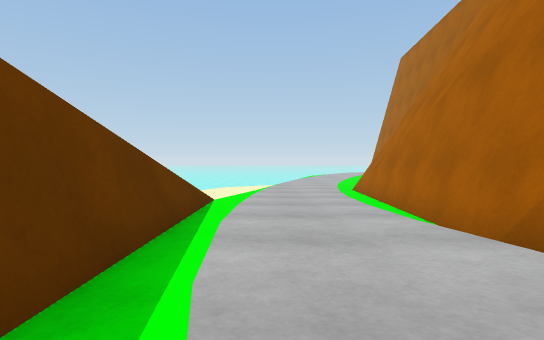
[1] (above)

24 first-person views from a walk through a Unity game level. The camera is 0.54 m above the floor, tilts 2° down and sees 80° across. The floor is counted in squares, 1 m on a side. Each view is taken from the middle of a square. On the plan, view 1 faces up. The plan holds only what a view shows up to about 9 squares ahead; the rest is blank. The place goes on beyond the plan. Surface patterns are stand-ins for the level's own textures.

[2]
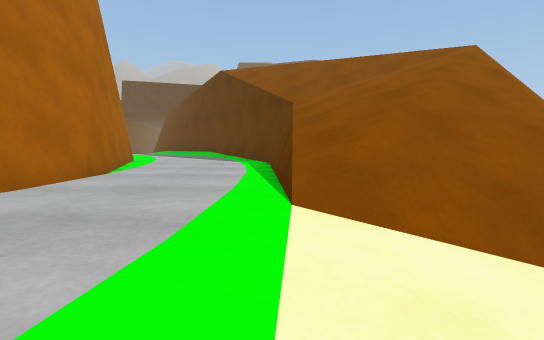

[3]
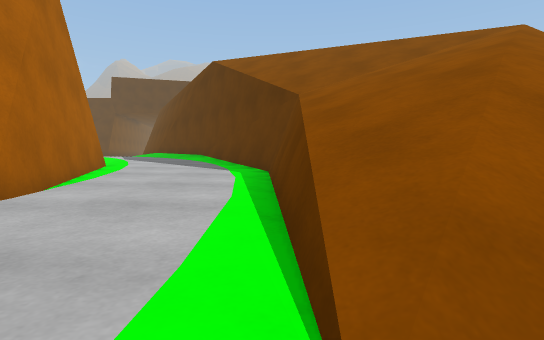

[4]
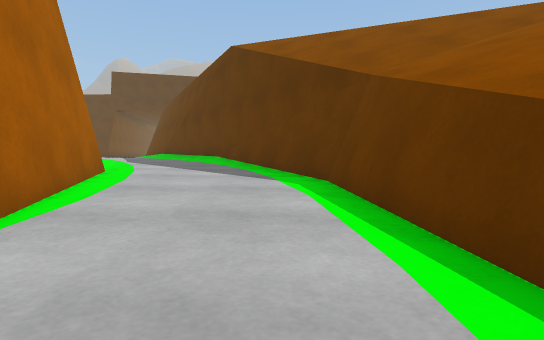

[5]
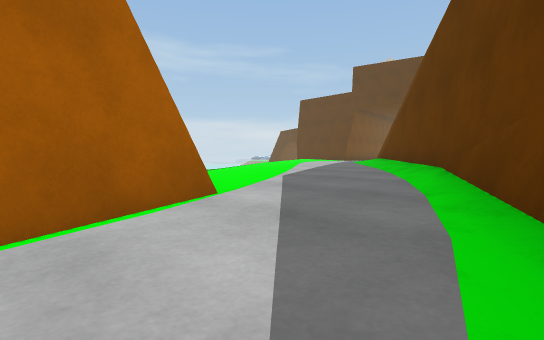

[6]
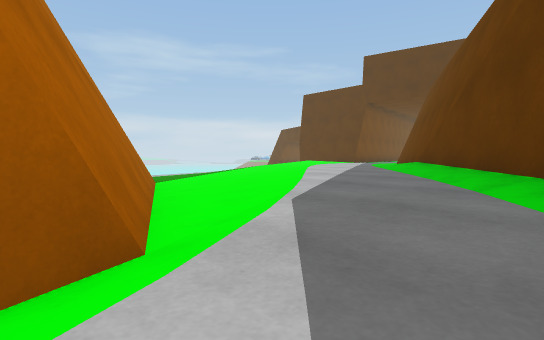

[7]
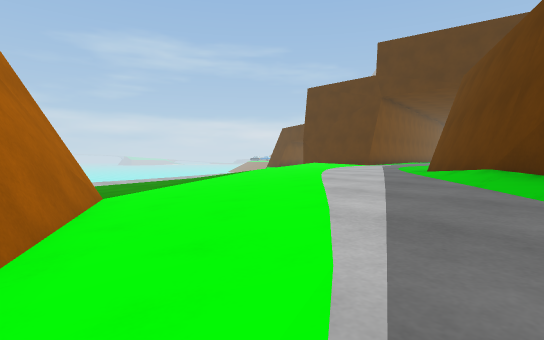

[8]
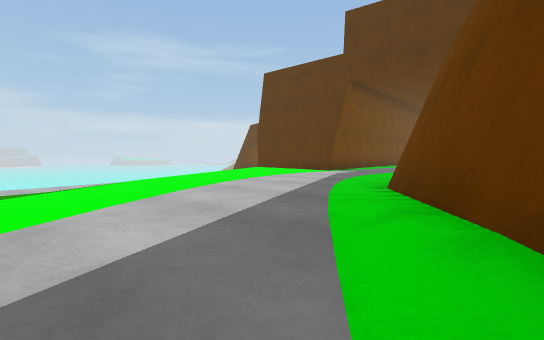

[9]
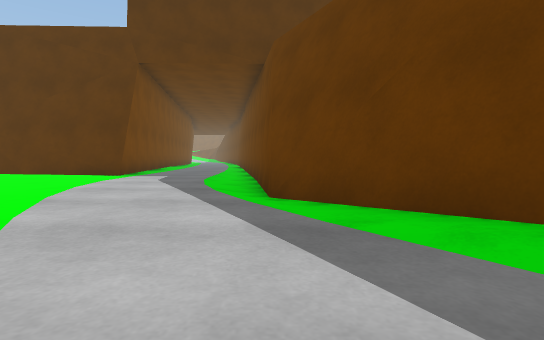

[10]
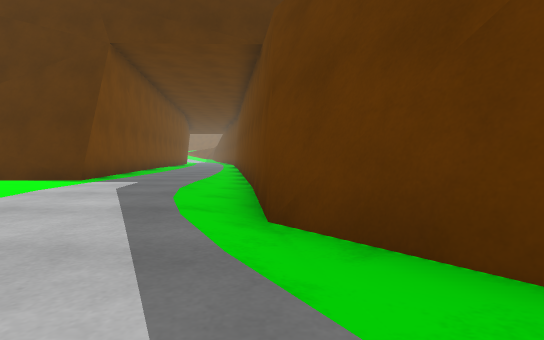

[11]
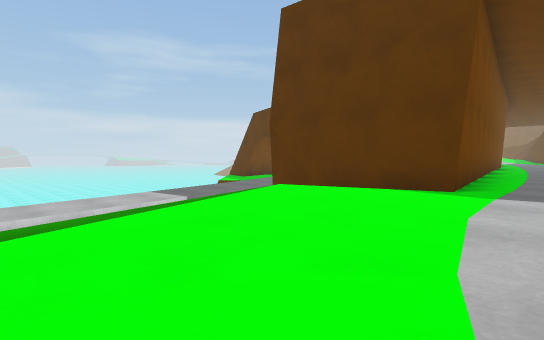

[12]
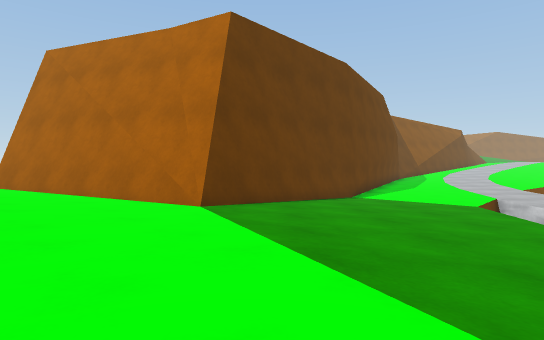

[13]
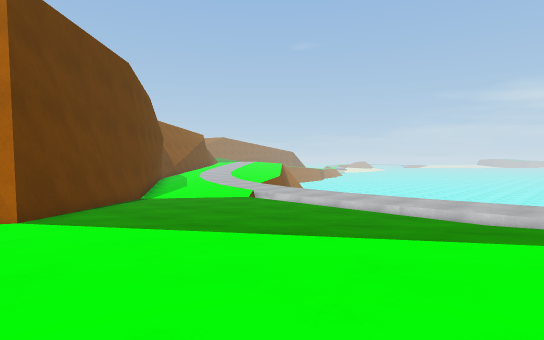

[14]
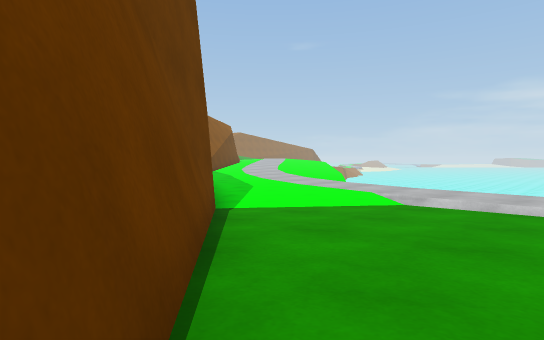

[15]
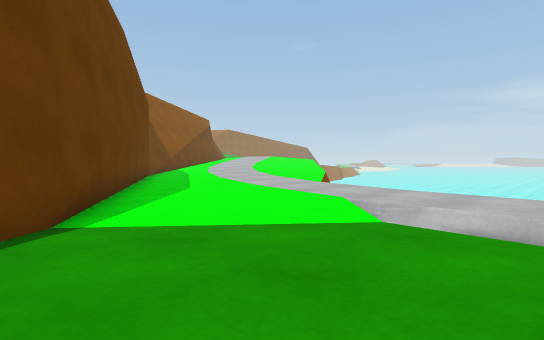

[16]
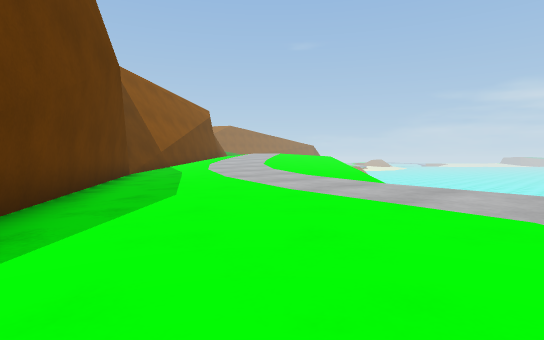

[17]
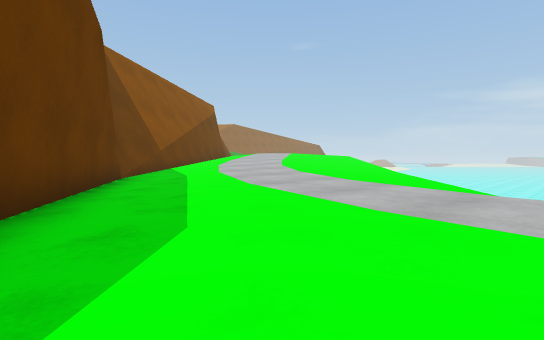

[18]
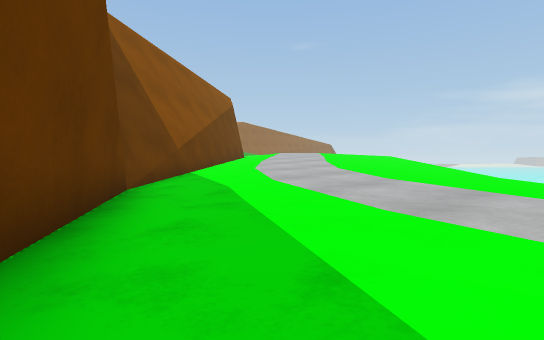

[19]
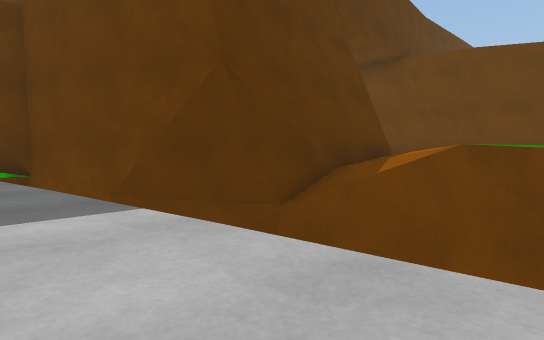

[20]
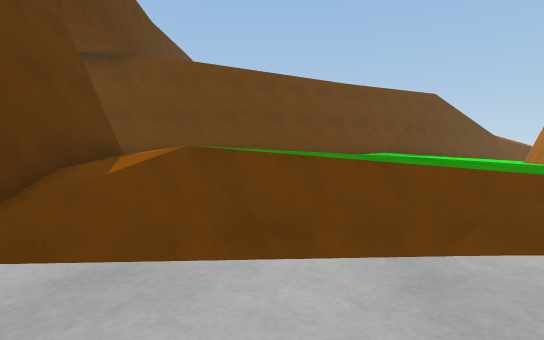

[21]
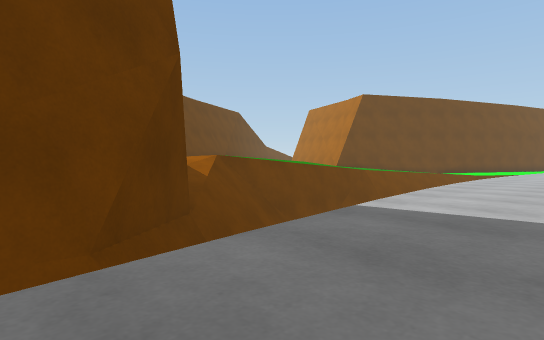

[22]
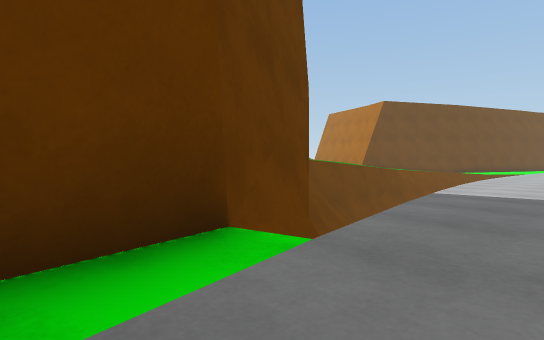

[23]
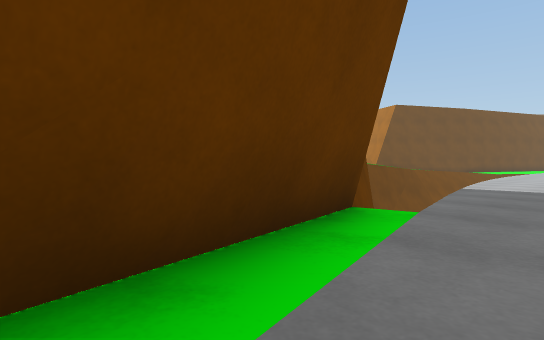

[24]
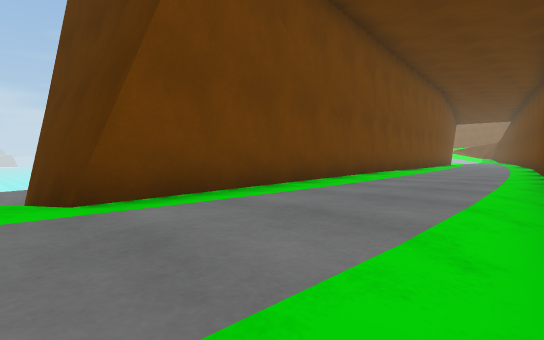

### Floor plan
Key: @ floor where view 1 was taken; # wall or solid block; . main floor; - floor 0.3 m lower than the main floor; : floor 0.35 m higher than the main floor; _ floor 0.6 m lower than the main floor; < floor 0.95 m lower than the main floor; / step, stairs or slope; = window, fence, low wall or low ledge; v drop or lower ground.
Columns run from 6 left of view 1 to 22 right of it. Each row starts with its distance up from view 1.
 10                           ###
  9      /__/#                #__
  8     //__/#               ##__
  7    ///__/#               #</_
  6   ////__/#              ##<__
  5  v////__/#              #<___
  4  ////v--/#             ##<___
  3 v////v--/#             #<____
  2 /////v--/#            ##<<___
  1 /////v--/#           ##<<<<_v
  0 /////#@--##          #<<<<<<v
 -1 /////#=---#         ##<<<<<<v
 -2 //////#---#        ##<<<<v<<
 -3  /////#=--###     ##__<<vv<<
 -4    ////#--//#### ##_____ v<<
 -5        ##-.////###--___v v<v
 -6        /#...//////---__v
 -7         ##.../////---__
 -8         /#..../////---/
 -9          v#..../////--v  __
-10           ##...//--//-v  __v
-11           v#/.../..///v  v_v
-12            v#/......//v   _v
-13            v#/....../vv  v__
-14             v#/...../vv  v__
-15             v##...../v   v__
-16              v#.....:vv  v__
-17              v#....::vv  v__
-18               #....::vvv v__v
-19               #....://vv  --v
-20               v/...#####v --v
-21               /....#   ## v--
-22                 ...#    ##v--
-23                /...#     #v--
-24                /...##    ##--
-25                 ....#     #--
-26                 ....#     #--
-27                 ....#     ##-
-28                 /...      ##-
-29                 /..
-30                 /.

Positions as (right, up) in squares from view 1, and headings:
1: (0, 0), facing up
2: (-1, 9), facing down
3: (-1, 7), facing down
4: (0, 5), facing down
5: (0, 0), facing down-right
6: (2, -2), facing down-right
7: (4, -4), facing down-right
8: (5, -9), facing down-right
9: (8, -10), facing down
10: (8, -12), facing down
11: (11, -14), facing down-right
12: (12, -12), facing up
13: (10, -12), facing up-right
14: (11, -6), facing up-right
15: (14, -5), facing up-right
16: (16, -2), facing up-right
17: (17, 0), facing up-right
18: (18, 3), facing up-right
19: (21, -16), facing down-left
20: (21, -16), facing left
21: (22, -23), facing up-left
22: (22, -26), facing up-left
23: (22, -28), facing up-left
24: (9, -19), facing down-right
